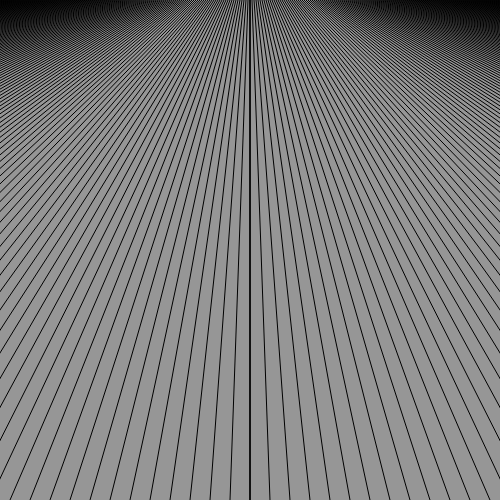
Frame 1 (no input)
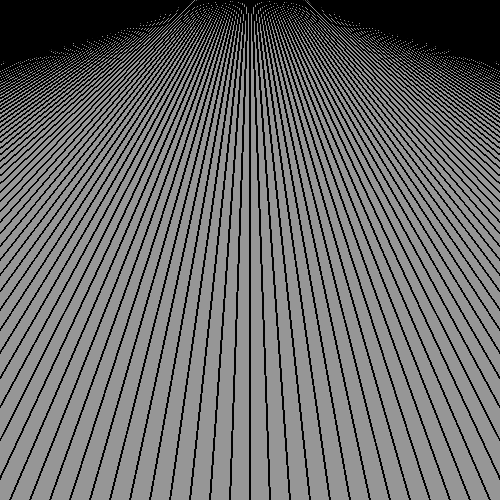
Frame 60 (no input)
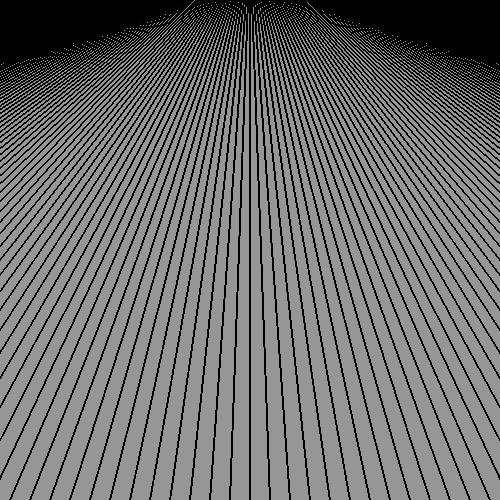
Frame 120 (the mouse pressed at the canvas centre since frame 60)

The p5.js sketch that drew these frames (run headless with seeded random() and noise() and a simulated clock; from frame 60 on, the mouse is pressed at the canvas centre):

// p5.js sketch
// ── sketch.js
function setup() {
    createCanvas(500, 500);
    background(150);
}

function draw() {

//원하는것. 중간 straight line으로부터 시작해서 landscape가 receding되는 느낌을 주고 싶은것. 여기서 생각할 점은 line function을 쓸 것이고, 이것을 어떻게 구현할것인가. So here's the plan
// let's set the premise to line (x1, y1, x2, y2). The gap which is the absolute difference between the each two x is different all the time, which means that I need to set these as variables. However, the gap between the two x values are always the same, which means that I can set this as a constant. and y1 is always 0 and y2 is always height. 
// Let's say here's two line values:line (x1, y1, x2, y2) and line (x3, y3, x4, y4)
//|x1-x3|, |x2-x4| this are different but they are constant. 


//시작 (i, 0, v, height) (i+gap1, 0, v+gap2, height))
//중간이(width/2, 0, width/2, height) 이고, 
//      (width/2-gap
let upperGap = 2;
let lowerGap = 20;


let pillarLine = line(width/2, 0, width/2, height);


//right

for (let i = width/2; i >= 0 ; i = i - 1){


  //right
//upperX 는 width/2 - uppercap
//lower x는 width/2 - lowerGap, 그다음에 width/2 - lowerGap*2
    let upperrightX = width/2 - (upperGap*i)
    let lowerrightX = width/2 - (lowerGap*i)
      
    line (upperrightX, 0, lowerrightX, height);
}
//left
for (let v = 0 ; v <= 200; v = v+1) {
  
    let upperleftX = width/2 + upperGap*v
    let lowerleftX = width/2 + lowerGap*v
  
    line (upperleftX, 0, lowerleftX, height)

}
  //v와 i, 즉 변수가 순번을 나타낼건지 좌표를 나타낼건지 잘생각하기. 그거에 따라서 looping 변수가 달라지고 식도 달라짐
}


// ── 4.html
<!DOCTYPE html>
<html lang="en">
<head>
    <meta charset="UTF-8">
    <meta name="viewport" content="width=device-width, initial-scale=1.0">
   
    <link rel="stylesheet" href="style.css">
    <script src="../../../js/p5.js"></script>
    <title>4-receding-landscape</title>
</head>
<body>
    <h1>4-receding-landscape</h1>
    <a href="../week3.html">go back</a>
    <script src="sketch.js"></script>
</body>
</html>
